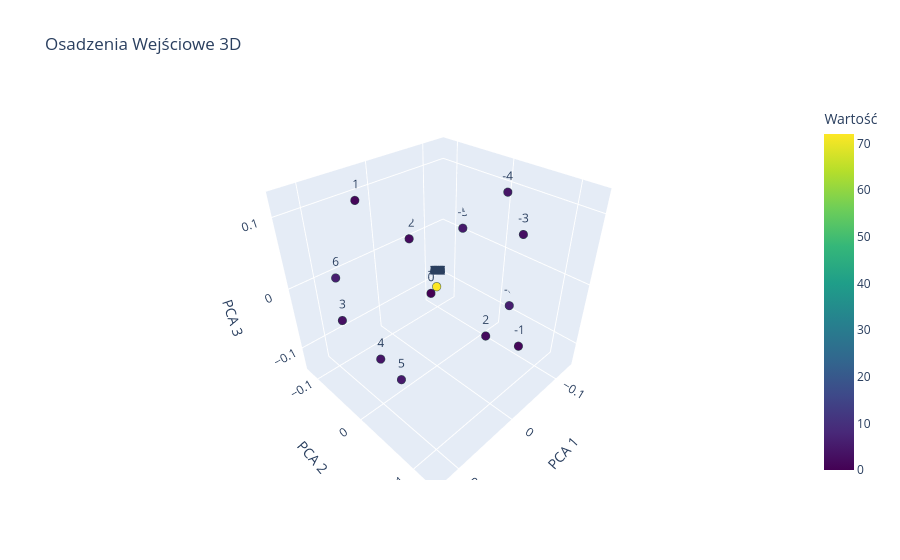

The notebook cell this image was saved under:
### Code cell
import torch
import pandas as pd
import plotly.express as px
from sklearn.decomposition import PCA

def plot_embeddings_3d(model, title="Osadzenia Wejściowe 3D"):
    # 1. Wyciągamy wagi embeddingów (zakładam nazwę warstwy embedding w modelu)
    # Jeśli Twoja warstwa nazywa się inaczej, np. model.tok_emb.weight, popraw to poniżej:
    embeddings = model.tokens_embed.weight.detach().cpu().numpy()
    
    # 2. Liczymy PCA dla 3 komponentów
    pca = PCA(n_components=3)
    embeddings_3d = pca.fit_transform(embeddings)
    
    # Tworzymy listę etykiet (indeksów liczb, np. od -50 do 50, w zależności od Twojego słownika)
    # Zakładam, że indeksy odpowiadają kolejnym tokenom w embeddingu
    num_tokens = embeddings.shape[0]
    labels = [str(i - num_tokens//2) for i in range(num_tokens)] # Przykładowe centrowanie wokół zera
    
    # Wartości do pokolorowania punktów (np. moduł liczby, żeby zobaczyć gradient)
    values = [abs(i - num_tokens//2) for i in range(num_tokens)]
    
    # 3. Pakujemy dane do DataFrame dla Plotly
    df = pd.DataFrame({
        'PCA 1': embeddings_3d[:, 0],
        'PCA 2': embeddings_3d[:, 1],
        'PCA 3': embeddings_3d[:, 2],
        'Token': labels,
        'Wartość': values
    })
    
    # 4. Generujemy interaktywny wykres 3D
    fig = px.scatter_3d(
        df, 
        x='PCA 1', 
        y='PCA 2', 
        z='PCA 3',
        text='Token',
        color='Wartość',
        color_continuous_scale='Viridis',
        title=title
    )
    
    # Dostosowanie wyglądu punktów i tekstu
    fig.update_traces(
        marker=dict(size=5, line=dict(width=1, color='DarkSlateGrey')),
        textposition='top center'
    )
    
    fig.show()

# Wywołanie (podstaw swój wytrenowany model):
plot_embeddings_3d(model)

### Figure 1 — Plotly figure (JSON) as saved in the notebook; plotly's stock layout.template omitted (floating-point values rounded to 4 significant figures; data arrays with more than 128 entries replaced by an {"elided": "..."} marker saying what was removed)
{"data": [{"hovertemplate": "PCA 1=%{x}<br>PCA 2=%{y}<br>PCA 3=%{z}<br>Token=%{text}<br>Wartość=%{marker.color}<extra></extra>", "legendgroup": "", "marker": {"color": {"elided": "145 int values"}, "coloraxis": "coloraxis", "line": {"color": "DarkSlateGrey", "width": 1}, "size": 5, "symbol": "circle"}, "mode": "markers+text", "name": "", "scene": "scene", "showlegend": false, "text": {"elided": "145 str values"}, "textposition": "top center", "type": "scatter3d", "x": {"elided": "145 float values"}, "y": {"elided": "145 float values"}, "z": {"elided": "145 float values"}}], "layout": {"coloraxis": {"colorbar": {"title": {"text": "Wartość"}}, "colorscale": [[0, "#440154"], [0.1111, "#482878"], [0.2222, "#3e4989"], [0.3333, "#31688e"], [0.4444, "#26828e"], [0.5556, "#1f9e89"], [0.6667, "#35b779"], [0.7778, "#6ece58"], [0.8889, "#b5de2b"], [1, "#fde725"]]}, "legend": {"tracegroupgap": 0}, "scene": {"domain": {"x": [0, 1], "y": [0, 1]}, "xaxis": {"title": {"text": "PCA 1"}}, "yaxis": {"title": {"text": "PCA 2"}}, "zaxis": {"title": {"text": "PCA 3"}}}, "title": {"text": "Osadzenia Wejściowe 3D"}}}
